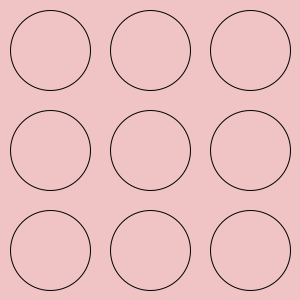
Frame 1 (no input)
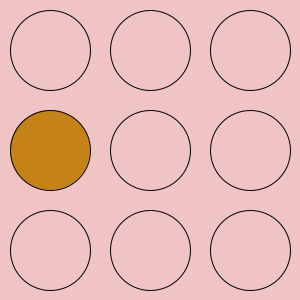
Frame 60 (the mouse pressed at the canvas centre just before this capture)
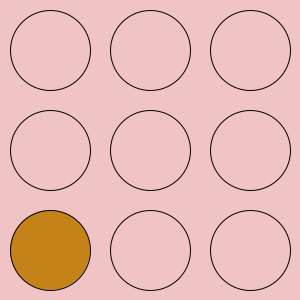
Frame 120 (the mouse held since frame 60 and released just before this capture)

The Processing sketch that drew these frames (run headless with seeded random() and noise(); from frame 60 on, the mouse is pressed at the canvas centre):

// Processing sketch: week10_2
// ── week10_2.pde
//week10-2 好玩的程式設計地鼠會冒出來
//修改自 week10-1 好玩的程式設計-打地鼠
void setup(){
  size(300,300);
}
int [][]a ={ {0,0,0}, {0,0,0,}, {0,0,0,}};//2D陣列(Java)
void draw(){
  background(#F0C4C4);
  if(frameCount%60==0){
    int i = int(random(3)), j = int(random(3));
    a[i][j] = 60;
  }
  for(int i=0; i<3; i++){
    for (int j=0; j<3; j++){
      int x = j*100 + 50, y = i*100 + 50;
      if (a[i][j]>0){
        fill(#C17D0E, a[i][j]*4);
        a[i][j]--;
      }else fill(#F0C4C4);
      ellipse(x, y, 80, 80);
    }
  }
}
